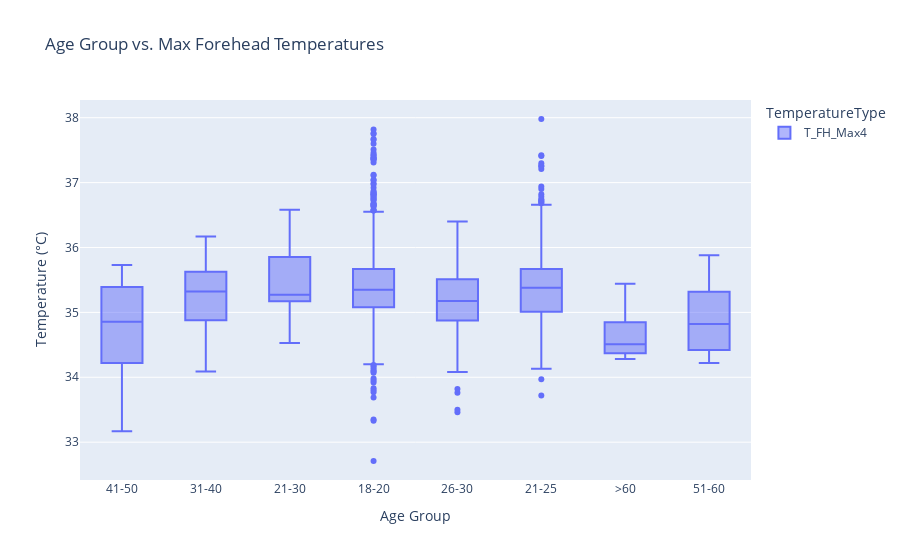

The notebook cell this image was saved under:
### Code cell
flir["Sensor"] = "FLIR"
ici["Sensor"] = "ICI"

combined = pd.concat([flir, ici], ignore_index=True)

combined["group"] = combined["group"].astype(str)

age_melted = combined.melt(
    id_vars="Age",
    value_vars=["T_FH_Max4"],
    var_name="TemperatureType",
    value_name="Temperature"
)

fig1 = px.box(
    age_melted,
    x="Age",
    y="Temperature",
    color="TemperatureType",
    title="Age Group vs. Max Forehead Temperatures",
    labels={"Temperature": "Temperature (°C)", "AgeGroup": "Age Group"},
)

fig1.update_layout(xaxis_title="Age Group", yaxis_title="Temperature (°C)")
fig1.show()

### Figure 1 — Plotly figure (JSON) as saved in the notebook; plotly's stock layout.template omitted (floating-point values rounded to 4 significant figures; data arrays with more than 128 entries replaced by an {"elided": "..."} marker saying what was removed)
{"data": [{"alignmentgroup": "True", "hovertemplate": "TemperatureType=T_FH_Max4<br>Age=%{x}<br>Temperature (°C)=%{y}<extra></extra>", "legendgroup": "T_FH_Max4", "marker": {"color": "#636efa"}, "name": "T_FH_Max4", "notched": false, "offsetgroup": "T_FH_Max4", "orientation": "v", "showlegend": true, "type": "box", "x": {"elided": "2029 str values"}, "x0": " ", "xaxis": "x", "y": {"elided": "2029 float values"}, "y0": " ", "yaxis": "y"}], "layout": {"boxmode": "group", "legend": {"title": {"text": "TemperatureType"}, "tracegroupgap": 0}, "title": {"text": "Age Group vs. Max Forehead Temperatures"}, "xaxis": {"anchor": "y", "domain": [0, 1], "title": {"text": "Age Group"}}, "yaxis": {"anchor": "x", "domain": [0, 1], "title": {"text": "Temperature (°C)"}}}}
